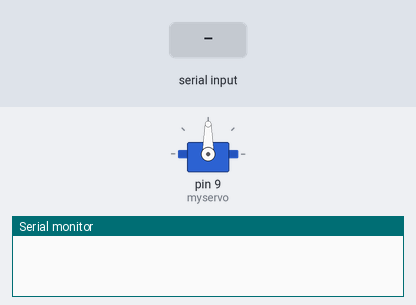
A sketch run on a simulated Arduino Uno, built with avr-gcc and run on an emulated ATmega328P. Shown: servo, the last lines printed to the serial monitor. The test bench sets the inputs (shaded band).

Above: at 1.2 s.
1.3 s: "90,45\n" received over Serial
At 1.7 s:
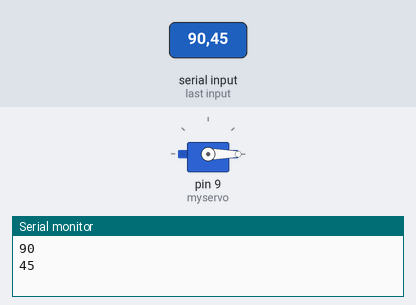
Timing chart, 0 to 4.3 s (numbered marks = the images above; inputs shaded):
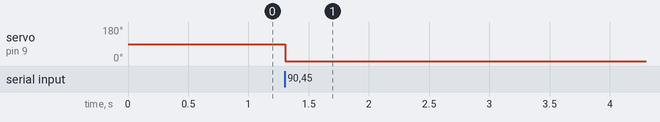

The sketch:

task4.ino
```cpp
#include <Servo.h>
Servo myservo;
int input = 0;

void setup() {
  myservo.attach(9);
  Serial.begin(9600);

}

void loop() {

  if (Serial.available() > 0) {
    input = Serial.parseInt();
    Serial.println(input);
    myservo.writeMicroseconds(input);
    delay(50);
  }

}
```

Measured:
- after the input at 1.3 s, servo on pin 9 (myservo): 90° → 0° at once
